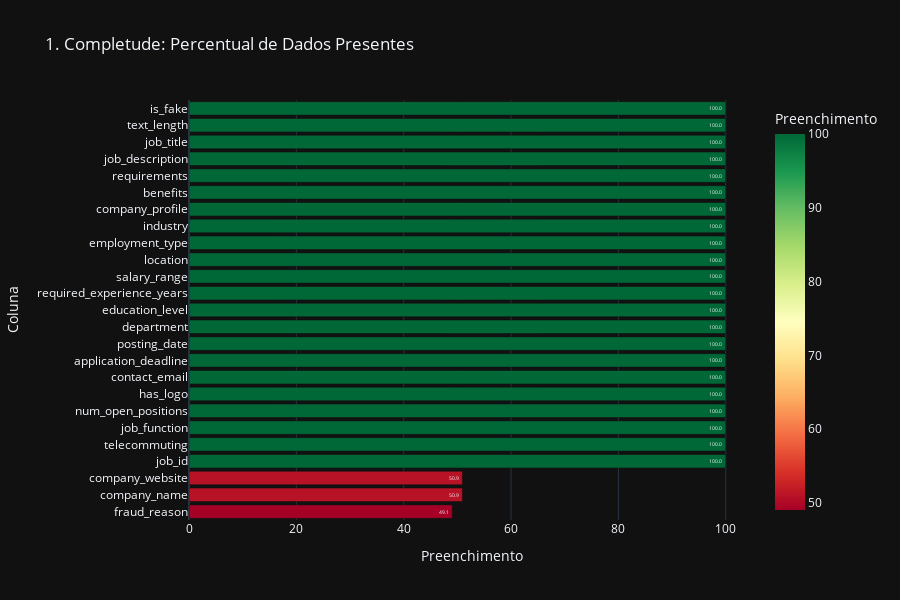

The notebook cell this image was saved under:
### Markdown cell above
## 1. Análise de Completude dos Dados

### 1.1 Completude Global das Colunas
Esta análise avalia o percentual de valores preenchidos em cada coluna do dataset.
O objetivo é identificar campos com alto volume de dados ausentes, que podem comprometer
análises estatísticas e modelagens futuras.

### Code cell
total_rows = df_raw.count()

completeness_exprs = []

for c in df_raw.columns:

    expressao = count(when(col(c).isNotNull(), c))

    percentual = (expressao / total_rows * 100).alias(c)
    completeness_exprs.append(percentual)

quality_df = df_raw.select(*completeness_exprs).toPandas().transpose().reset_index()
quality_df.columns = ['Coluna', 'Preenchimento']
quality_df = quality_df.sort_values('Preenchimento')

fig1 = px.bar(quality_df, x='Preenchimento', y='Coluna', orientation='h',
              title='1. Completude: Percentual de Dados Presentes',
              color='Preenchimento', color_continuous_scale='RdYlGn', text_auto='.1f')
fig1.update_layout(height=600)
fig1.show()

### Figure 1 — Plotly figure (JSON) as saved in the notebook; plotly's stock layout.template omitted (floating-point values rounded to 4 significant figures)
{"data": [{"hovertemplate": "Preenchimento=%{marker.color}<br>Coluna=%{y}<extra></extra>", "legendgroup": "", "marker": {"color": [49.07, 50.93, 50.93, 100.0, 100.0, 100.0, 100.0, 100.0, 100.0, 100.0, 100.0, 100.0, 100.0, 100.0, 100.0, 100.0, 100.0, 100.0, 100.0, 100.0, 100.0, 100.0, 100.0, 100.0, 100.0], "coloraxis": "coloraxis", "pattern": {"shape": ""}}, "name": "", "orientation": "h", "showlegend": false, "textposition": "auto", "texttemplate": "%{x:.1f}", "x": [49.07, 50.93, 50.93, 100.0, 100.0, 100.0, 100.0, 100.0, 100.0, 100.0, 100.0, 100.0, 100.0, 100.0, 100.0, 100.0, 100.0, 100.0, 100.0, 100.0, 100.0, 100.0, 100.0, 100.0, 100.0], "xaxis": "x", "y": ["fraud_reason", "company_name", "company_website", "job_id", "telecommuting", "job_function", "num_open_positions", "has_logo", "contact_email", "application_deadline", "posting_date", "department", "education_level", "required_experience_years", "salary_range", "location", "employment_type", "industry", "company_profile", "benefits", "requirements", "job_description", "job_title", "text_length", "is_fake"], "yaxis": "y", "type": "bar"}], "layout": {"xaxis": {"anchor": "y", "domain": [0.0, 1.0], "title": {"text": "Preenchimento"}}, "yaxis": {"anchor": "x", "domain": [0.0, 1.0], "title": {"text": "Coluna"}}, "coloraxis": {"colorbar": {"title": {"text": "Preenchimento"}}, "colorscale": [[0.0, "rgb(165,0,38)"], [0.1, "rgb(215,48,39)"], [0.2, "rgb(244,109,67)"], [0.3, "rgb(253,174,97)"], [0.4, "rgb(254,224,139)"], [0.5, "rgb(255,255,191)"], [0.6, "rgb(217,239,139)"], [0.7, "rgb(166,217,106)"], [0.8, "rgb(102,189,99)"], [0.9, "rgb(26,152,80)"], [1.0, "rgb(0,104,55)"]]}, "legend": {"tracegroupgap": 0}, "title": {"text": "1. Completude: Percentual de Dados Presentes"}, "barmode": "relative", "height": 600}}
